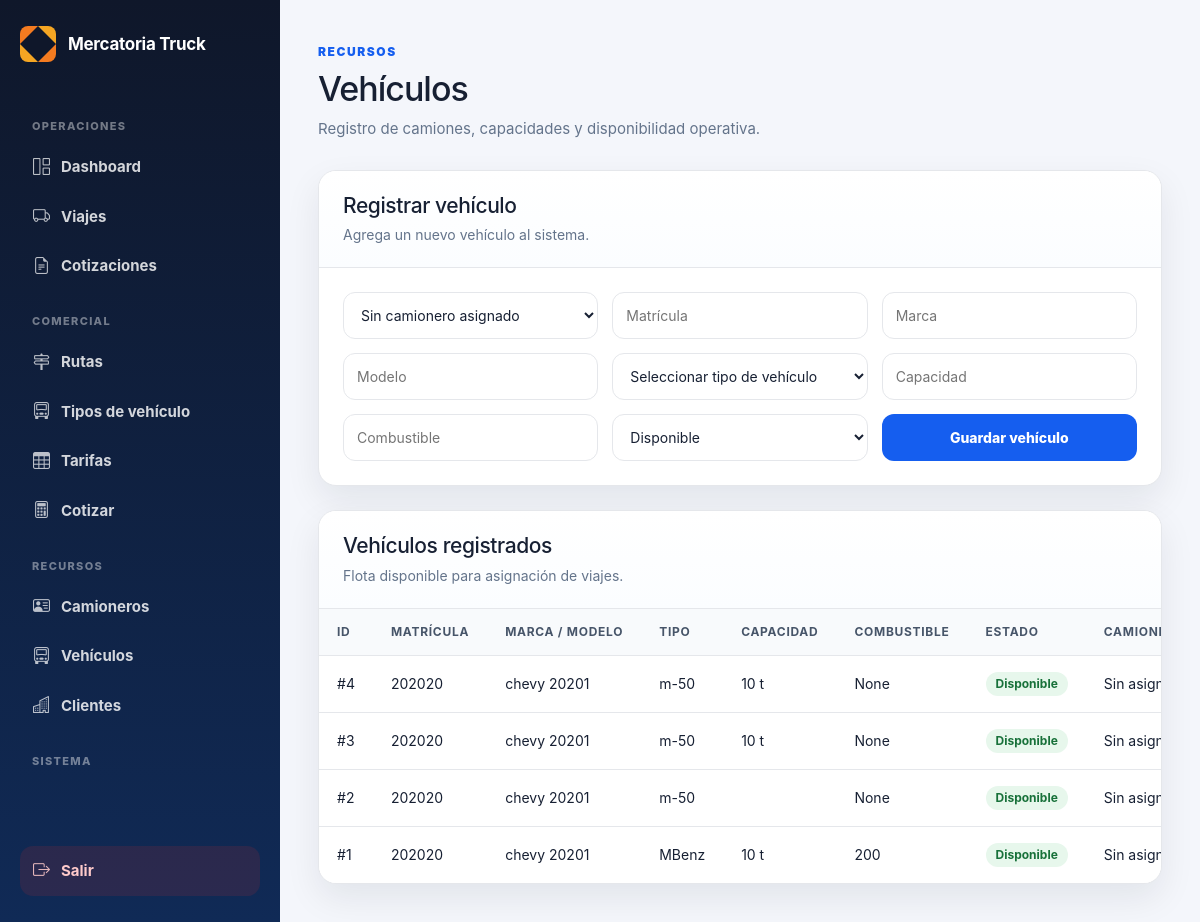
The page /vehiculos on the database as committed earlier.
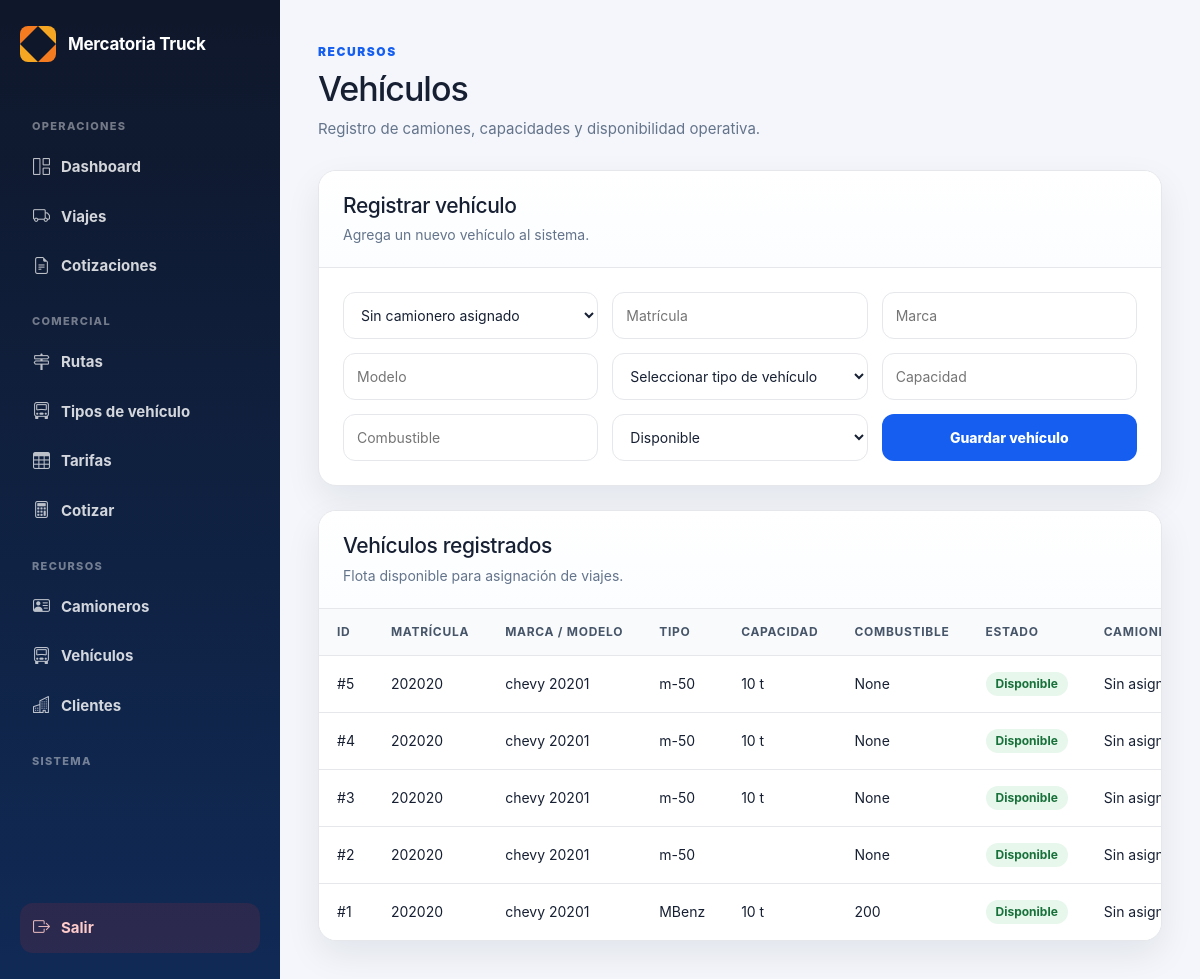
The same page on the database as committed later.
### tables this page shows
CREATE TABLE vehiculos (
        id INTEGER PRIMARY KEY AUTOINCREMENT,
        camionero_id INTEGER,
        matricula TEXT,
        marca TEXT,
        modelo TEXT,
        tipo TEXT,
        capacidad TEXT,
        combustible TEXT,
        estado TEXT DEFAULT 'Disponible',
        activo INTEGER DEFAULT 1,
        fecha_creacion TEXT DEFAULT CURRENT_TIMESTAMP
    , tipo_vehiculo_id INTEGER, placa TEXT);

### routes/vehiculos.py (the view, shortened to what this page needs)
@vehiculos_bp.route("/vehiculos", methods=["GET", "POST"])
def vehiculos():
    conexion = conectar()
    cursor = conexion.cursor()
    cursor.execute("""
        SELECT id, nombre
        FROM camioneros
        WHERE activo = 1
        ORDER BY nombre ASC
    """)
    camioneros = cursor.fetchall()
    cursor.execute("""
        SELECT nombre
        FROM tipos_vehiculo
        WHERE activo = 1
        ORDER BY nombre ASC
    """)
    tipos_vehiculo = cursor.fetchall()
    cursor.execute("""
        SELECT
            v.id,
            v.matricula,
            v.marca,
            v.modelo,
            v.tipo,
            v.capacidad,
            v.combustible,
            v.estado,
            c.nombre
        FROM vehiculos v
        LEFT JOIN camioneros c ON c.id = v.camionero_id
        WHERE v.activo = 1
        ORDER BY v.id DESC
    """)
    vehiculos_guardados = cursor.fetchall()
    conexion.close()
    return render_template(
        "vehiculos.html",
        vehiculos=vehiculos_guardados,
        camioneros=camioneros,
        tipos_vehiculo=tipos_vehiculo
    )

### database.py (called while the page is built)
def conectar():
    con = sqlite3.connect(DATABASE_NAME)
    con.row_factory = sqlite3.Row
    return con

### templates/vehiculos.html (shortened to what this page needs)
{% extends "admin/base_admin.html" %}
{% block contenido %}
<div class="page-header">
    <div>
        <span class="eyebrow">Recursos</span>
        <h1>Vehículos</h1>
        <p>Registro de camiones, capacidades y disponibilidad operativa.</p>
    </div>
</div>
<section class="panel">
    <div class="panel-header">
        <div>
            <h2>Registrar vehículo</h2>
            <p>Agrega un nuevo vehículo al sistema.</p>
        </div>
    </div>
    <form method="POST" class="form-grid">
        <select name="camionero_id">
            <option value="">Sin camionero asignado</option>
        </select>
        <input type="text" name="matricula" placeholder="Matrícula" required>
        <input type="text" name="marca" placeholder="Marca">
        <input type="text" name="modelo" placeholder="Modelo">
        <select name="tipo" required>
            <option value="">Seleccionar tipo de vehículo</option>
        </select>
        <input type="text" name="capacidad" placeholder="Capacidad" required>
        <input type="text" name="combustible" placeholder="Combustible" required>
        <select name="estado">
            <option value="Disponible">Disponible</option>
        </select>
        <button type="submit" class="btn-submit">Guardar vehículo</button>
    </form>
</section>
<section class="panel panel-spaced">
    <div class="panel-header">
        <div>
            <h2>Vehículos registrados</h2>
            <p>Flota disponible para asignación de viajes.</p>
        </div>
    </div>
    <div class="table-wrapper">
        <table class="data-table">
            <thead>
                <tr>
                    <th>ID</th>
                    <th>Matrícula</th>
                    <th>Marca / Modelo</th>
                    <th>Tipo</th>
                    <th>Capacidad</th>
                    <th>Combustible</th>
                    <th>Estado</th>
                    <th>Camionero</th>
                </tr>
            </thead>
            <tbody>
                {% for v in vehiculos %}
                <tr>
                    <td>#{{ v[0] }}</td>
                    <td>{{ v[1] }}</td>
                    <td>{{ v[2] }} {{ v[3] }}</td>
                    <td>{{ v[4] }}</td>
                    <td>{{ v[5] }}</td>
                    <td>{{ v[6] }}</td>
                    <td>
                        <span class="badge badge-vehiculo {{ v[7]|lower|replace(' ', '-') }}">
                            {{ v[7] }}
                        </span>
                    </td>
                    <td>{{ v[8] if v[8] else "Sin asignar" }}</td>
                </tr>
                {% else %}
                <tr>
                    <td colspan="8" class="empty-state">No hay vehículos registrados.</td>
                </tr>
                {% endfor %}
            </tbody>
        </table>
    </div>
</section>
{% endblock %}

### templates/admin/base_admin.html (shortened to what this page needs)
<!DOCTYPE html>
<html lang="es">
<head>
    <link rel="stylesheet" href="https://cdn.jsdelivr.net/npm/bootstrap-icons@1.11.3/font/bootstrap-icons.min.css">
    <link rel="stylesheet" href="https://cdn.jsdelivr.net/npm/bootstrap@5.3.0/dist/css/bootstrap.min.css">
    <link rel="stylesheet" href="/static/css/admin.css">
</head>
<body>
<div class="app-shell">
    <aside class="sidebar">
        <div class="brand">
            <strong>Mercatoria Truck</strong>
        </div>
        <nav class="sidebar-nav">
            <div class="nav-section">Operaciones</div>
            <a href="/admin" class="nav-item">
                <i class="bi bi-grid-1x2"></i>
                <span>Dashboard</span>
            </a>
            <a href="/admin/viajes" class="nav-item">
                <i class="bi bi-truck"></i>
                <span>Viajes</span>
            </a>
            <a href="/admin/comercial/cotizaciones" class="nav-item">
                <i class="bi bi-file-earmark-text"></i>
                <span>Cotizaciones</span>
            </a>
            <div class="nav-section">Comercial</div>
            <a href="/admin/comercial/rutas" class="nav-item">
                <i class="bi bi-signpost-2"></i>
                <span>Rutas</span>
            </a>
            <a href="/admin/comercial/vehiculos" class="nav-item">
                <i class="bi bi-truck-front"></i>
                <span>Tipos de vehículo</span>
            </a>
            <a href="/admin/comercial/tarifas" class="nav-item">
                <i class="bi bi-table"></i>
                <span>Tarifas</span>
            </a>
            <a href="/admin/comercial/cotizar" class="nav-item">
                <i class="bi bi-calculator"></i>
                <span>Cotizar</span>
            </a>
            <div class="nav-section">Recursos</div>
            <a href="/admin/camioneros" class="nav-item">
                <i class="bi bi-person-vcard"></i>
                <span>Camioneros</span>
            </a>
            <a href="/admin/vehiculos" class="nav-item">
                <i class="bi bi-truck-front"></i>
                <span>Vehículos</span>
            </a>
            <a href="/admin/clientes" class="nav-item">
                <i class="bi bi-buildings"></i>
                <span>Clientes</span>
            </a>
            <div class="nav-section">Sistema</div>
            <a href="/logout" class="nav-item logout">
                <i class="bi bi-box-arrow-right"></i>
                <span>Salir</span>
            </a>
        </nav>
    </aside>
    <main class="main-content">
        {% block contenido %}{% endblock %}
    </main>
</div>
</body>
</html>

### static/css/admin.css (style rules this page uses)
:root { --bg: #f4f6fb; --panel: #ffffff; --panel-soft: #f8fafc; --text: #172033; --muted: #64748b; --primary: #155eef; --primary-dark: #0f3ea8; --border: #e5e7eb; --danger: #dc2626; --success: #16a34a; --warning: #f59e0b; --info: #0891b2; --sidebar: #0f172a; --sidebar-soft: #102a56; --shadow: 0 14px 35px rgba(15, 23, 42, 0.08); --radius: 18px; }
* { box-sizing: border-box; }
body { margin: 0; font-family: Inter, "Segoe UI", Arial, sans-serif; background: var(--bg); color: var(--text); }
.app-shell { display: flex; min-height: 100vh; }
.sidebar { width: 280px; min-height: 100vh; background: linear-gradient(180deg, var(--sidebar) 0%, var(--sidebar-soft) 100%); color: white; padding: 26px 20px; display: flex; flex-direction: column; }
.brand { display: flex; align-items: center; gap: 12px; margin-bottom: 34px; }
.brand-logo { width: 36px; height: 36px; flex-shrink: 0; }
.brand strong { font-size: 17px; line-height: 1; letter-spacing: -0.3px; color: white; }
.sidebar-nav { display: flex; flex-direction: column; height: 100%; }
.nav-section { margin: 22px 12px 8px; font-size: 11px; font-weight: 800; color: rgba(255,255,255,0.42); text-transform: uppercase; letter-spacing: 0.12em; }
.nav-item { display: flex; align-items: center; gap: 11px; padding: 12px 13px; border-radius: 13px; color: rgba(255,255,255,0.82); text-decoration: none; font-size: 15px; font-weight: 650; transition: all 0.18s ease; }
.nav-item i { font-size: 17px; opacity: 0.88; }
.nav-item.logout { margin-top: auto; background: rgba(220, 38, 38, 0.13); color: #fecaca; }
.main-content { flex: 1; padding: 38px; overflow-y: auto; }
.page-header { display: flex; justify-content: space-between; align-items: flex-start; gap: 22px; margin-bottom: 30px; }
.eyebrow { display: inline-flex; margin-bottom: 8px; color: var(--primary); font-size: 12px; font-weight: 900; text-transform: uppercase; letter-spacing: 0.13em; }
.page-header h1 { margin: 0; font-size: 34px; letter-spacing: -1px; }
.page-header p { margin: 8px 0 0; color: var(--muted); font-size: 15px; }
.panel { background: var(--panel); border: 1px solid var(--border); border-radius: var(--radius); box-shadow: var(--shadow); overflow: hidden; }
.panel-header { padding: 22px 24px; border-bottom: 1px solid var(--border); background: linear-gradient(180deg, #ffffff 0%, #fbfdff 100%); }
.panel-header h2 { margin: 0; font-size: 21px; letter-spacing: -0.4px; }
.panel-header p { margin: 6px 0 0; color: var(--muted); font-size: 14px; }
.table-wrapper { width: 100%; overflow-x: auto; }
.data-table { width: 100%; border-collapse: collapse; background: var(--panel); }
.data-table th { background: var(--panel-soft); color: #475569; padding: 14px 18px; text-align: left; font-size: 12px; text-transform: uppercase; letter-spacing: 0.06em; border-bottom: 1px solid var(--border); white-space: nowrap; }
.data-table td { padding: 16px 18px; border-bottom: 1px solid var(--border); font-size: 14px; vertical-align: middle; }
.data-table tr:last-child td { border-bottom: none; }
.badge { display: inline-flex; align-items: center; padding: 6px 10px; border-radius: 999px; background: #eef2ff; color: #3730a3; font-size: 12px; font-weight: 850; white-space: nowrap; }
.panel-spaced { margin-top: 24px; }
.form-grid { padding: 24px; display: grid; grid-template-columns: repeat(auto-fit, minmax(220px, 1fr)); gap: 14px; }
.form-grid input, .form-grid select { width: 100%; padding: 12px 13px; border: 1px solid var(--border); border-radius: 12px; background: white; font-size: 14px; color: var(--text); }
.btn-submit { border: none; border-radius: 12px; background: var(--primary); color: white; font-size: 14px; font-weight: 800; cursor: pointer; padding: 12px 16px; }

### templates/vehiculos.html (style rules this page uses)
.badge-vehiculo { display: inline-block; padding: 6px 10px; border-radius: 999px; font-size: 12px; font-weight: 700; }
.badge-vehiculo.disponible { background: #e7f7ec; color: #18713a; }

Rows that differ between the two databases and show on the page:
added vehiculos: id "5", matricula "202020", marca "chevy", modelo "20201", tipo "m-50", capacidad "10 t", v "None", estado "Disponible", v "Sin…"
